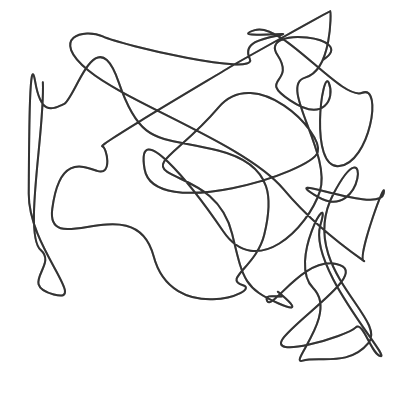
Frame 1 (no input)
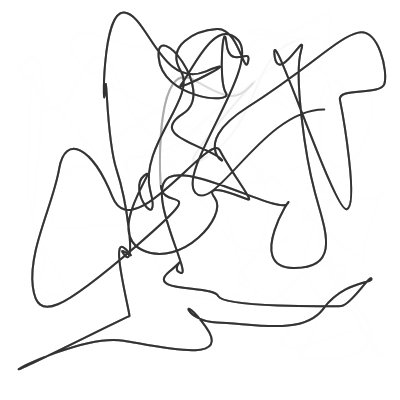
Frame 60 (no input)
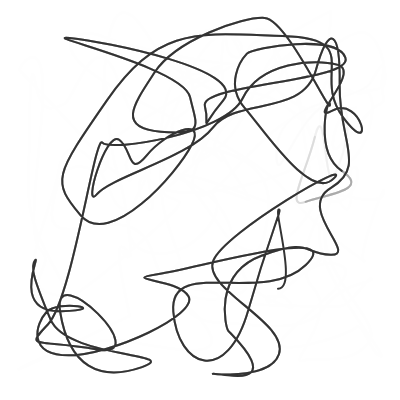
Frame 120 (the mouse pressed at the canvas centre since frame 60)

The p5.js sketch that drew these frames (run headless with seeded random() and noise() and a simulated clock; from frame 60 on, the mouse is pressed at the canvas centre):

// p5.js sketch
// ── sketch.js
var Canvass;

const R = 70;
let theta = 0;

let pts = [];
let nCurves = 50;
let npts;


function preload() {

}

function setup() {
    Cannvass = createCanvas(400,400);
    background(255);
    
    npts = nCurves*2  + 2;

   

    // Adding first curve i.e. first 4 points
    pts.push(createVector(random(0,width),random(0,height)))
    for(let i = 0; i < npts-1; i++){
        let v = getValidPoint(pts[i]);
        pts.push(v)
        theta += 3/TWO_PI;
    }
    //Last tow points are same as first two points to close the curve. 
    //pts.push(pts[0]);
    //pts.push(pts[1]);

  

    stroke(51);
    strokeWeight(2);
    strokeWeight(2);
    noFill();
    //translate(width/2,height/2);

    drawCurve2();

   // noLoop();
}


function getValidPoint(v){

    
    let flag = true;
    let foo = 0;
    let X; 
    let Y;
    while(flag & foo < 100){
        X = v.x + randomGaussian(0,60);
        Y = v.y + randomGaussian(0,60); 
        if((X > 10) & (X < width - 10) & (Y > 10) & (Y < height - 10) ) flag = false;
        foo++;
    }

    return createVector(X,Y)
}



function draw() {

    background(255,150);
    push();

        stroke(51);
        strokeWeight(2);
        noFill();
        //translate(width/2,height/2);
        drawCurve2();
        
        // Removing and adding 2 points.
        for(let k = 0; k < 2; k++){
            pts.shift();
            let v = getValidPoint(pts[pts.length - 1]);
            pts.push(v)
        }
        

    pop();



}


function drawCurve1(){
    
    // Drawing continuous bezier curve with multiple bezier curves.
    for(let i = 0; i < nCurves; i++){
        let idx = i*2;
        bezier(
            0.5 * (pts[idx].x +pts[idx+1].x), 0.5 * (pts[idx].y +pts[idx+1].y),
            pts[idx+1].x,  pts[idx+1].y,
            pts[idx+2].x,  pts[idx+2].y,      
            0.5 * (pts[idx+2].x +pts[idx+3].x), 0.5 * (pts[idx+2].y +pts[idx+3].y)
        );
    }
}


function drawCurve2(){

    
    // Drawing continuous bezier curves with shape
    //console.log('Drawing curve')
    beginShape();
        vertex(
            0.5 * (pts[0].x +pts[1].x), 0.5 * (pts[0].y +pts[1].y),
            );
            for(let i = 0; i < nCurves; i++){
                let idx = i*2;
            bezierVertex(
                pts[idx+1].x,  pts[idx+1].y,
                pts[idx+2].x,  pts[idx+2].y,      
                0.5 * (pts[idx+2].x +pts[idx+3].x), 0.5 * (pts[idx+2].y +pts[idx+3].y)
            );
        }
    endShape();
}



function keyPressed() {
    
    if(keyCode == DELETE){
        console.log('Animation Stopped');
        noLoop();
    }
}
